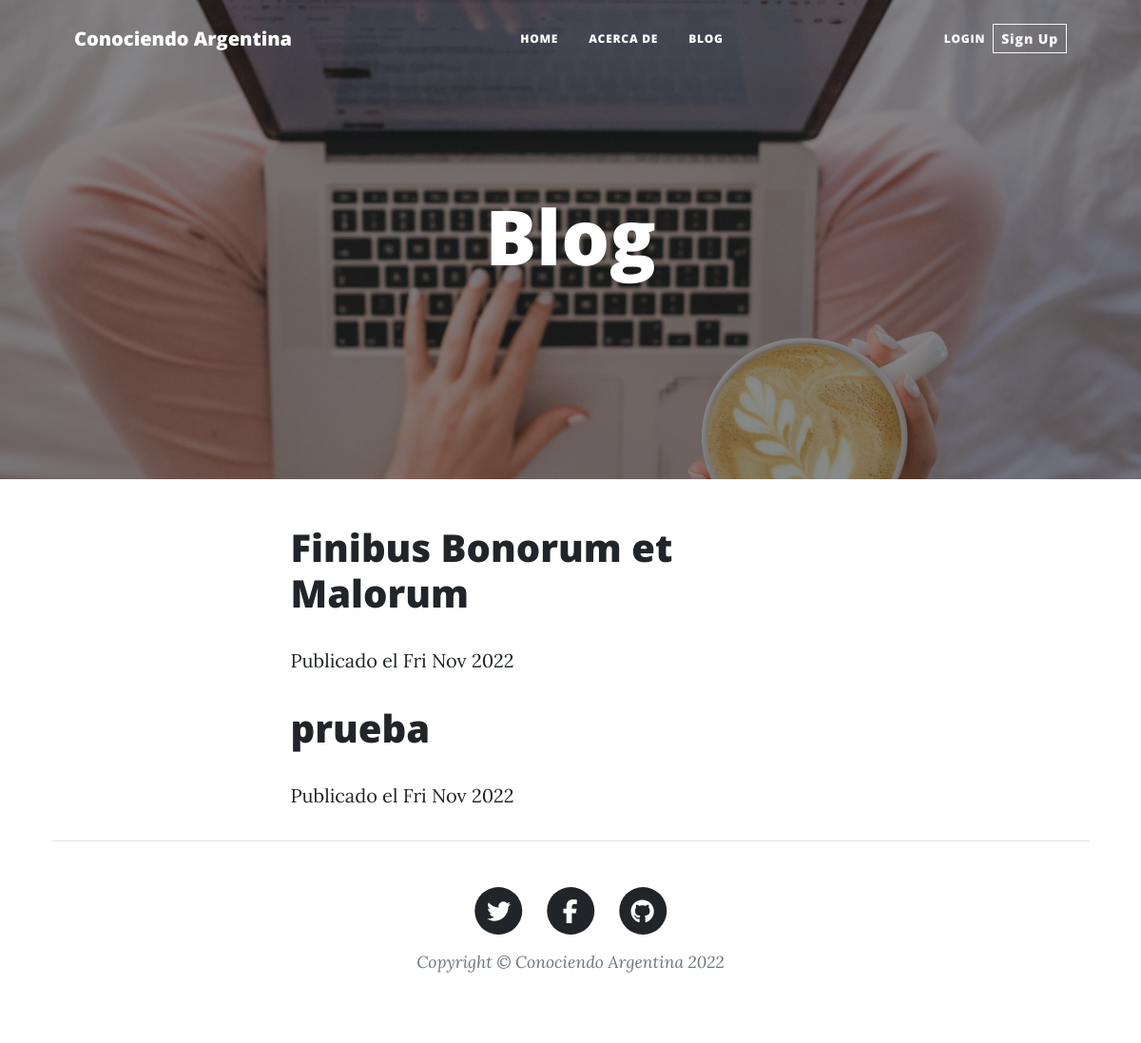
The app's page /post_list/, older data.
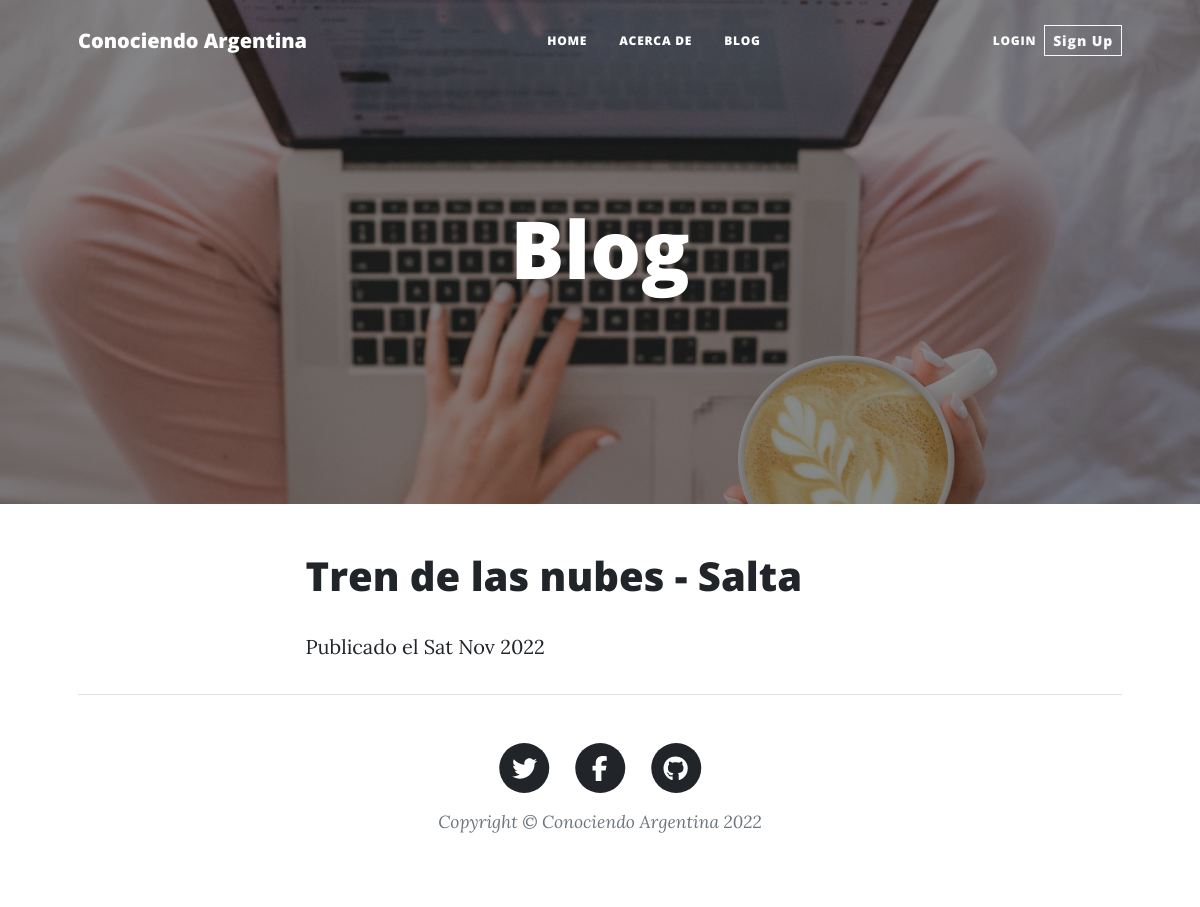
The same page, newer data.
### blog/models.py (models this page shows, shortened)
class Post(models.Model):
    titulo = models.CharField(max_length=100)
    imagen_portada = models.ImageField(default='default.jpg', upload_to='images/', null=True, blank=True)
    contenido = RichTextField(blank=True, null=True)
    fecha_creacion = models.DateTimeField(default=timezone.now)
    fecha_publicacion = models.DateTimeField(blank=True, null=True)
    autor = models.ForeignKey('auth.User', on_delete=models.CASCADE)
    avatar = models.ImageField(default='default.jpg', upload_to='avatars/', null=True)
    slug = models.CharField

### blog/views.py (the view)
# urls.py: path('post_list/', views.PostListView.as_view(), name='post_list'),
class PostListView(ListView):
    model = Post
    def get_queryset(self):
        return Post.objects.filter(fecha_publicacion__lte=timezone.now()).order_by('-fecha_publicacion')

### templates/blog/post_list.html
{% extends "blog/base.html" %}
{% load static %}
{% block content %}
        <header class="masthead" style="background-image: url({% static 'assets/img/chica_notebook.jpg' %})">
            <div class="container position-relative px-4 px-lg-5">
                <div class="row gx-4 gx-lg-5 justify-content-center">
                    <div class="col-md-10 col-lg-8 col-xl-7">
                        <div class="page-heading">
                            <h1>Blog</h1>
                        </div>
                    </div>
                </div>
            </div>
        </header>
        <main class="mb-4">
            <div class="container px-4 px-lg-5">
                <div class="row gx-4 gx-lg-5 justify-content-center">
                    <div class="col-md-10 col-lg-8 col-xl-7">
                        <div class="centerstage">
                            {% for post in  post_list %}
                                <div class="post">
                                    <h1><a href="{% url 'post_detail' pk=post.pk %}">{{ post.titulo }} {{ post.image }}</a></h1>
                                    <div class="date">
                                    <p>Publicado el {{ post.fecha_publicacion|date:"D M Y" }}</p>
                                </div>
                            {% endfor %}
                        </div>
                    </div>
                </div>
            </div>
{% endblock content %}

### templates/blog/base.html (shortened to what this page needs)
{% load static %}
<!DOCTYPE html>
<html lang="en">
    <head>
        <link rel="stylesheet" href="{% static 'css/styles.css' %}">
    </head>
    <body>
        <nav class="navbar navbar-expand-lg navbar-light" id="mainNav">
            <div class="container px-4 px-lg-5">
                <a class="navbar-brand" href="{% url 'home' %}">Conociendo Argentina</a>
                <div class="collapse navbar-collapse" id="navbarResponsive">
                    <ul class="navbar-nav ms-auto py-5 py-lg-0">
                        <li class="nav-item"><a class="nav-link px-lg-3 py-3 py-lg-4" href="{% url 'home' %}">Home</a></li>
                        <li class="nav-item"><a class="nav-link px-lg-3 py-3 py-lg-4" href="{% url 'about' %}">Acerca de</a></li>
                        <li class="nav-item"><a class="nav-link px-lg-3 py-3 py-lg-4" href="{% url 'post_list' %}">Blog</a></li>
                    </ul>
                </div>
                <div class="collapse navbar-collapse" id="navbarResponsive">
                    <ul class="navbar-nav ms-auto py-4 py-lg-0">
                        {% if user.is_authenticated %}
                            <li class="nav-item">
                                <a class="nav-link px-lg-3 py-3 py-lg-4" href="{% url 'post_new' %}">Nuevo artículo</a>
                            </li>
                            <li class="nav-item dropdown">
                                <a class="nav-link dropdown-toggle" href="#" role="button" data-bs-toggle="dropdown" aria-expanded="false">Cuenta</a>
                                <ul class="dropdown-menu">
                                    <li><a class="dropdown-item" href="{% url 'edit_profile' %}">Editar perfil</a></li>
                                </ul>
                            </li>
                            <li class="nav-item">
                                <a class="nav-link px-lg-3 py-3 py-lg-4" href="{% url 'logout' %}">Log out</a></li>
                            <!--<li class="nav-item">
                                <a class="nav-link">Hola: {{ user.username }}</a>
                            </li>-->
                        {% else %}
                            <li class="nav-item">
                                <a class="nav-link" href="{% url 'login' %}">Login</a>
                            </li>
                            <li class="nav-item">
                                <a class="btn btn-outline-light" href="{% url 'signup' %}">Sign Up</a>
                            </li>
                        {% endif %}
                    </ul>
                </div>
            </div>
        </nav>
    {% block content %}{% endblock content %}
        <footer class="border-top">
            <div class="container px-4 px-lg-5">
                <div class="row gx-4 gx-lg-5 justify-content-center">
                    <div class="col-md-10 col-lg-8 col-xl-7">
                        <ul class="list-inline text-center">
                            <li class="list-inline-item">
                                <a href="#!">
                                    <span class="fa-stack fa-lg">
                                        <i class="fas fa-circle fa-stack-2x"></i>
                                        <i class="fab fa-twitter fa-stack-1x fa-inverse"></i>
                                    </span>
                                </a>
                            </li>
                            <li class="list-inline-item">
                                <a href="#!">
                                    <span class="fa-stack fa-lg">
                                        <i class="fas fa-circle fa-stack-2x"></i>
                                        <i class="fab fa-facebook-f fa-stack-1x fa-inverse"></i>
                                    </span>
                                </a>
                            </li>
                            <li class="list-inline-item">
                                <a href="#!">
                                    <span class="fa-stack fa-lg">
                                        <i class="fas fa-circle fa-stack-2x"></i>
                                        <i class="fab fa-github fa-stack-1x fa-inverse"></i>
                                    </span>
                                </a>
                            </li>
                        </ul>
                        <div class="small text-center text-muted fst-italic">Copyright &copy; Conociendo Argentina 2022</div>
                    </div>
                </div>
            </div>
        </footer>
    </body>
</html>

Row changes from the older to the newer data that the page shows:
removed Post: titulo "Finibus Bonorum et Malorum", fecha_publicacion "Fri Nov 2022"
removed Post: titulo "prueba", fecha_publicacion "Fri Nov 2022"
added Post: titulo "Tren de las nubes - Salta", fecha_publicacion "Sat Nov 2022"
